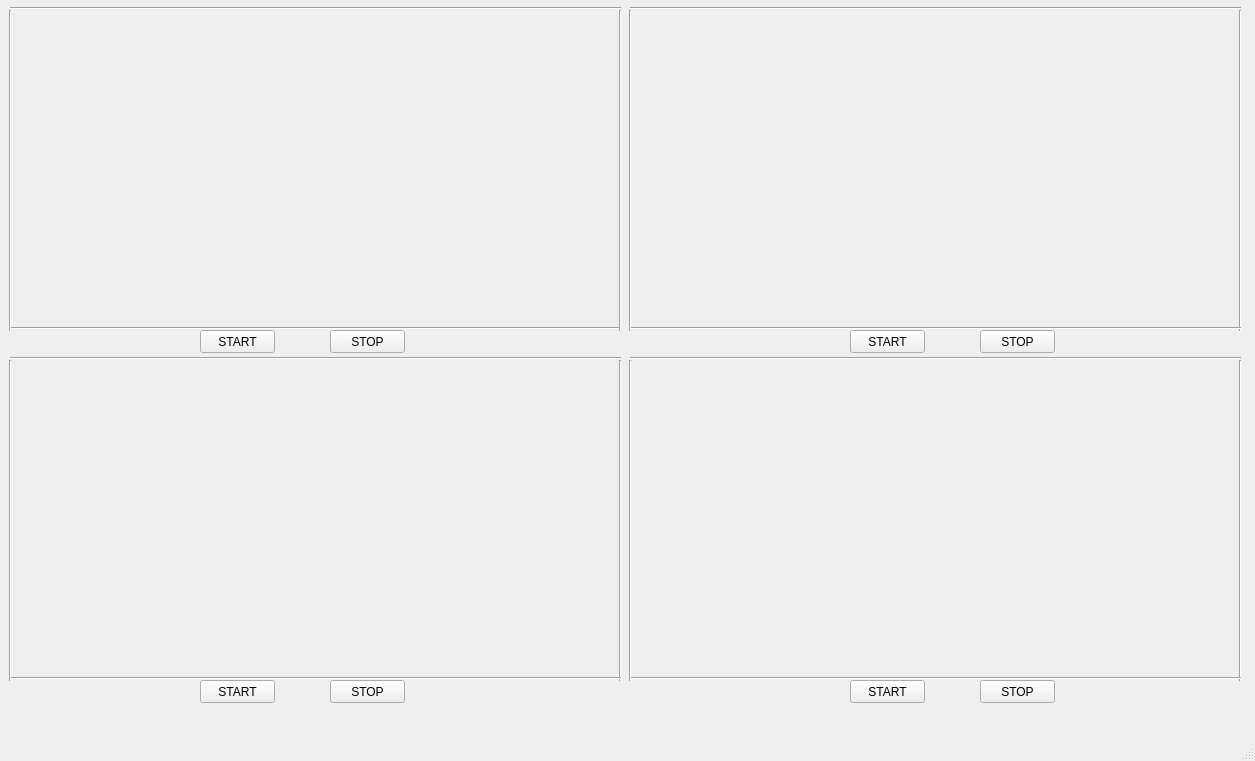
<?xml version="1.0" encoding="UTF-8"?>
<ui version="4.0">
 <class>MainWindow</class>
 <widget class="QMainWindow" name="MainWindow">
  <property name="geometry">
   <rect>
    <x>0</x>
    <y>0</y>
    <width>1255</width>
    <height>761</height>
   </rect>
  </property>
  <property name="windowTitle">
   <string>MainWindow</string>
  </property>
  <widget class="QWidget" name="centralwidget">
   <widget class="QLabel" name="feed1">
    <property name="geometry">
     <rect>
      <x>10</x>
      <y>10</y>
      <width>601</width>
      <height>311</height>
     </rect>
    </property>
    <property name="text">
     <string/>
    </property>
   </widget>
   <widget class="Line" name="line">
    <property name="geometry">
     <rect>
      <x>10</x>
      <y>0</y>
      <width>611</width>
      <height>16</height>
     </rect>
    </property>
    <property name="orientation">
     <enum>Qt::Horizontal</enum>
    </property>
   </widget>
   <widget class="Line" name="line_5">
    <property name="geometry">
     <rect>
      <x>10</x>
      <y>320</y>
      <width>611</width>
      <height>16</height>
     </rect>
    </property>
    <property name="orientation">
     <enum>Qt::Horizontal</enum>
    </property>
   </widget>
   <widget class="Line" name="line_6">
    <property name="geometry">
     <rect>
      <x>610</x>
      <y>10</y>
      <width>20</width>
      <height>321</height>
     </rect>
    </property>
    <property name="orientation">
     <enum>Qt::Vertical</enum>
    </property>
   </widget>
   <widget class="Line" name="line_7">
    <property name="geometry">
     <rect>
      <x>0</x>
      <y>10</y>
      <width>20</width>
      <height>321</height>
     </rect>
    </property>
    <property name="orientation">
     <enum>Qt::Vertical</enum>
    </property>
   </widget>
   <widget class="QLabel" name="feed3">
    <property name="geometry">
     <rect>
      <x>10</x>
      <y>360</y>
      <width>611</width>
      <height>311</height>
     </rect>
    </property>
    <property name="text">
     <string/>
    </property>
   </widget>
   <widget class="Line" name="line_8">
    <property name="geometry">
     <rect>
      <x>610</x>
      <y>360</y>
      <width>20</width>
      <height>321</height>
     </rect>
    </property>
    <property name="orientation">
     <enum>Qt::Vertical</enum>
    </property>
   </widget>
   <widget class="Line" name="line_9">
    <property name="geometry">
     <rect>
      <x>10</x>
      <y>670</y>
      <width>611</width>
      <height>16</height>
     </rect>
    </property>
    <property name="orientation">
     <enum>Qt::Horizontal</enum>
    </property>
   </widget>
   <widget class="Line" name="line_2">
    <property name="geometry">
     <rect>
      <x>10</x>
      <y>350</y>
      <width>611</width>
      <height>16</height>
     </rect>
    </property>
    <property name="orientation">
     <enum>Qt::Horizontal</enum>
    </property>
   </widget>
   <widget class="Line" name="line_10">
    <property name="geometry">
     <rect>
      <x>0</x>
      <y>360</y>
      <width>20</width>
      <height>321</height>
     </rect>
    </property>
    <property name="orientation">
     <enum>Qt::Vertical</enum>
    </property>
   </widget>
   <widget class="QLabel" name="feed2">
    <property name="geometry">
     <rect>
      <x>630</x>
      <y>10</y>
      <width>611</width>
      <height>311</height>
     </rect>
    </property>
    <property name="text">
     <string/>
    </property>
   </widget>
   <widget class="Line" name="line_11">
    <property name="geometry">
     <rect>
      <x>1230</x>
      <y>10</y>
      <width>20</width>
      <height>321</height>
     </rect>
    </property>
    <property name="orientation">
     <enum>Qt::Vertical</enum>
    </property>
   </widget>
   <widget class="Line" name="line_12">
    <property name="geometry">
     <rect>
      <x>630</x>
      <y>320</y>
      <width>611</width>
      <height>16</height>
     </rect>
    </property>
    <property name="orientation">
     <enum>Qt::Horizontal</enum>
    </property>
   </widget>
   <widget class="Line" name="line_3">
    <property name="geometry">
     <rect>
      <x>630</x>
      <y>0</y>
      <width>611</width>
      <height>16</height>
     </rect>
    </property>
    <property name="orientation">
     <enum>Qt::Horizontal</enum>
    </property>
   </widget>
   <widget class="Line" name="line_13">
    <property name="geometry">
     <rect>
      <x>620</x>
      <y>10</y>
      <width>20</width>
      <height>321</height>
     </rect>
    </property>
    <property name="orientation">
     <enum>Qt::Vertical</enum>
    </property>
   </widget>
   <widget class="QLabel" name="feed4">
    <property name="geometry">
     <rect>
      <x>630</x>
      <y>360</y>
      <width>611</width>
      <height>311</height>
     </rect>
    </property>
    <property name="text">
     <string/>
    </property>
   </widget>
   <widget class="Line" name="line_14">
    <property name="geometry">
     <rect>
      <x>1230</x>
      <y>360</y>
      <width>20</width>
      <height>321</height>
     </rect>
    </property>
    <property name="orientation">
     <enum>Qt::Vertical</enum>
    </property>
   </widget>
   <widget class="Line" name="line_15">
    <property name="geometry">
     <rect>
      <x>630</x>
      <y>670</y>
      <width>611</width>
      <height>16</height>
     </rect>
    </property>
    <property name="orientation">
     <enum>Qt::Horizontal</enum>
    </property>
   </widget>
   <widget class="Line" name="line_4">
    <property name="geometry">
     <rect>
      <x>630</x>
      <y>350</y>
      <width>611</width>
      <height>16</height>
     </rect>
    </property>
    <property name="orientation">
     <enum>Qt::Horizontal</enum>
    </property>
   </widget>
   <widget class="Line" name="line_16">
    <property name="geometry">
     <rect>
      <x>620</x>
      <y>360</y>
      <width>20</width>
      <height>321</height>
     </rect>
    </property>
    <property name="orientation">
     <enum>Qt::Vertical</enum>
    </property>
   </widget>
   <widget class="QPushButton" name="start1">
    <property name="geometry">
     <rect>
      <x>200</x>
      <y>330</y>
      <width>75</width>
      <height>23</height>
     </rect>
    </property>
    <property name="text">
     <string>START</string>
    </property>
   </widget>
   <widget class="QPushButton" name="stop1">
    <property name="geometry">
     <rect>
      <x>330</x>
      <y>330</y>
      <width>75</width>
      <height>23</height>
     </rect>
    </property>
    <property name="text">
     <string>STOP</string>
    </property>
   </widget>
   <widget class="QPushButton" name="start3">
    <property name="geometry">
     <rect>
      <x>200</x>
      <y>680</y>
      <width>75</width>
      <height>23</height>
     </rect>
    </property>
    <property name="text">
     <string>START</string>
    </property>
   </widget>
   <widget class="QPushButton" name="stop3">
    <property name="geometry">
     <rect>
      <x>330</x>
      <y>680</y>
      <width>75</width>
      <height>23</height>
     </rect>
    </property>
    <property name="text">
     <string>STOP</string>
    </property>
   </widget>
   <widget class="QPushButton" name="start2">
    <property name="geometry">
     <rect>
      <x>850</x>
      <y>330</y>
      <width>75</width>
      <height>23</height>
     </rect>
    </property>
    <property name="text">
     <string>START</string>
    </property>
   </widget>
   <widget class="QPushButton" name="stop2">
    <property name="geometry">
     <rect>
      <x>980</x>
      <y>330</y>
      <width>75</width>
      <height>23</height>
     </rect>
    </property>
    <property name="text">
     <string>STOP</string>
    </property>
   </widget>
   <widget class="QPushButton" name="start4">
    <property name="geometry">
     <rect>
      <x>850</x>
      <y>680</y>
      <width>75</width>
      <height>23</height>
     </rect>
    </property>
    <property name="text">
     <string>START</string>
    </property>
   </widget>
   <widget class="QPushButton" name="stop4">
    <property name="geometry">
     <rect>
      <x>980</x>
      <y>680</y>
      <width>75</width>
      <height>23</height>
     </rect>
    </property>
    <property name="text">
     <string>STOP</string>
    </property>
   </widget>
  </widget>
  <widget class="QMenuBar" name="menubar">
   <property name="geometry">
    <rect>
     <x>0</x>
     <y>0</y>
     <width>1255</width>
     <height>22</height>
    </rect>
   </property>
  </widget>
  <widget class="QStatusBar" name="statusbar"/>
 </widget>
 <resources/>
 <connections/>
</ui>
